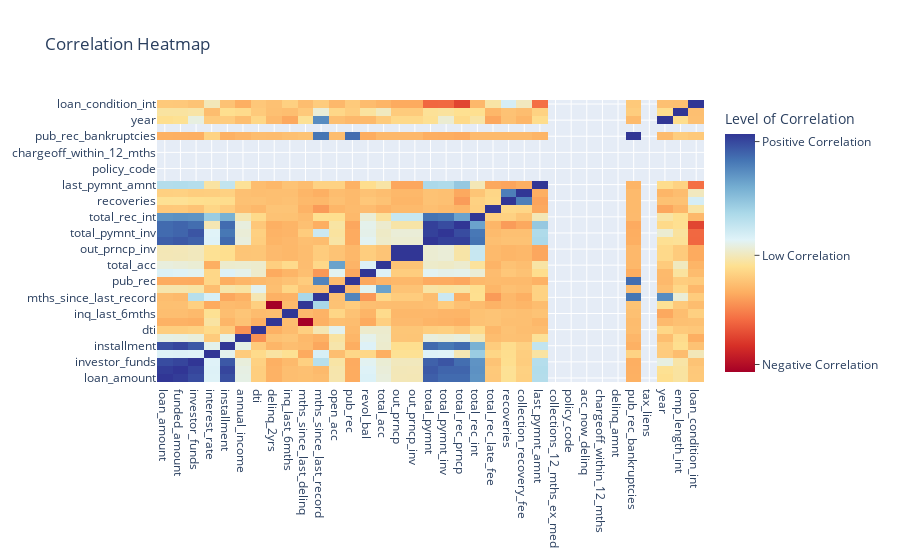

The notebook cell saved with this chart:
### Code cell
# We will use df_correlations dataframe to analyze our correlations.


df_correlations = df.corr()


trace = go.Heatmap(z=df_correlations.values,
                   x=df_correlations.columns,
                   y=df_correlations.columns,
                  colorscale=[[0.0, 'rgb(165,0,38)'], 
                              [0.1111111111111111, 'rgb(215,48,39)'], 
                              [0.2222222222222222, 'rgb(244,109,67)'], 
                              [0.3333333333333333, 'rgb(253,174,97)'], 
                              [0.4444444444444444, 'rgb(254,224,144)'], 
                              [0.5555555555555556, 'rgb(224,243,248)'], 
                              [0.6666666666666666, 'rgb(171,217,233)'], 
                              [0.7777777777777778, 'rgb(116,173,209)'], 
                              [0.8888888888888888, 'rgb(69,117,180)'], 
                              [1.0, 'rgb(49,54,149)']],
            colorbar = dict(
            title = 'Level of Correlation',
            titleside = 'top',
            tickmode = 'array',
            tickvals = [-0.52,0.2,0.95],
            ticktext = ['Negative Correlation','Low Correlation','Positive Correlation'],
            ticks = 'outside'
        )
                  )


layout = {"title": "Correlation Heatmap"}
data=[trace]

fig = dict(data=data, layout=layout)
iplot(fig, filename='labelled-heatmap')

### Figure 1 — Plotly figure (JSON) as saved in the notebook; plotly's stock layout.template omitted (floating-point values rounded to 4 significant figures; data arrays with more than 128 entries replaced by an {"elided": "..."} marker saying what was removed)
{"data": [{"colorbar": {"tickmode": "array", "ticks": "outside", "ticktext": ["Negative Correlation", "Low Correlation", "Positive Correlation"], "tickvals": [-0.52, 0.2, 0.95], "title": {"side": "top", "text": "Level of Correlation"}}, "colorscale": [[0, "rgb(165,0,38)"], [0.1111, "rgb(215,48,39)"], [0.2222, "rgb(244,109,67)"], [0.3333, "rgb(253,174,97)"], [0.4444, "rgb(254,224,144)"], [0.5556, "rgb(224,243,248)"], [0.6667, "rgb(171,217,233)"], [0.7778, "rgb(116,173,209)"], [0.8889, "rgb(69,117,180)"], [1, "rgb(49,54,149)"]], "type": "heatmap", "x": ["loan_amount", "funded_amount", "investor_funds", "interest_rate", "installment", "annual_income", "dti", "delinq_2yrs", "inq_last_6mths", "mths_since_last_delinq", "mths_since_last_record", "open_acc", "pub_rec", "revol_bal", "total_acc", "out_prncp", "out_prncp_inv", "total_pymnt", "total_pymnt_inv", "total_rec_prncp", "total_rec_int", "total_rec_late_fee", "recoveries", "collection_recovery_fee", "last_pymnt_amnt", "collections_12_mths_ex_med", "policy_code", "acc_now_delinq", "chargeoff_within_12_mths", "delinq_amnt", "pub_rec_bankruptcies", "tax_liens", "year", "emp_length_int", "loan_condition_int"], "y": ["loan_amount", "funded_amount", "investor_funds", "interest_rate", "installment", "annual_income", "dti", "delinq_2yrs", "inq_last_6mths", "mths_since_last_delinq", "mths_since_last_record", "open_acc", "pub_rec", "revol_bal", "total_acc", "out_prncp", "out_prncp_inv", "total_pymnt", "total_pymnt_inv", "total_rec_prncp", "total_rec_int", "total_rec_late_fee", "recoveries", "collection_recovery_fee", "last_pymnt_amnt", "collections_12_mths_ex_med", "policy_code", "acc_now_delinq", "chargeoff_within_12_mths", "delinq_amnt", "pub_rec_bankruptcies", "tax_liens", "year", "emp_length_int", "loan_condition_int"], "z": {"elided": "35x35 float values"}}], "layout": {"title": {"text": "Correlation Heatmap"}}}
